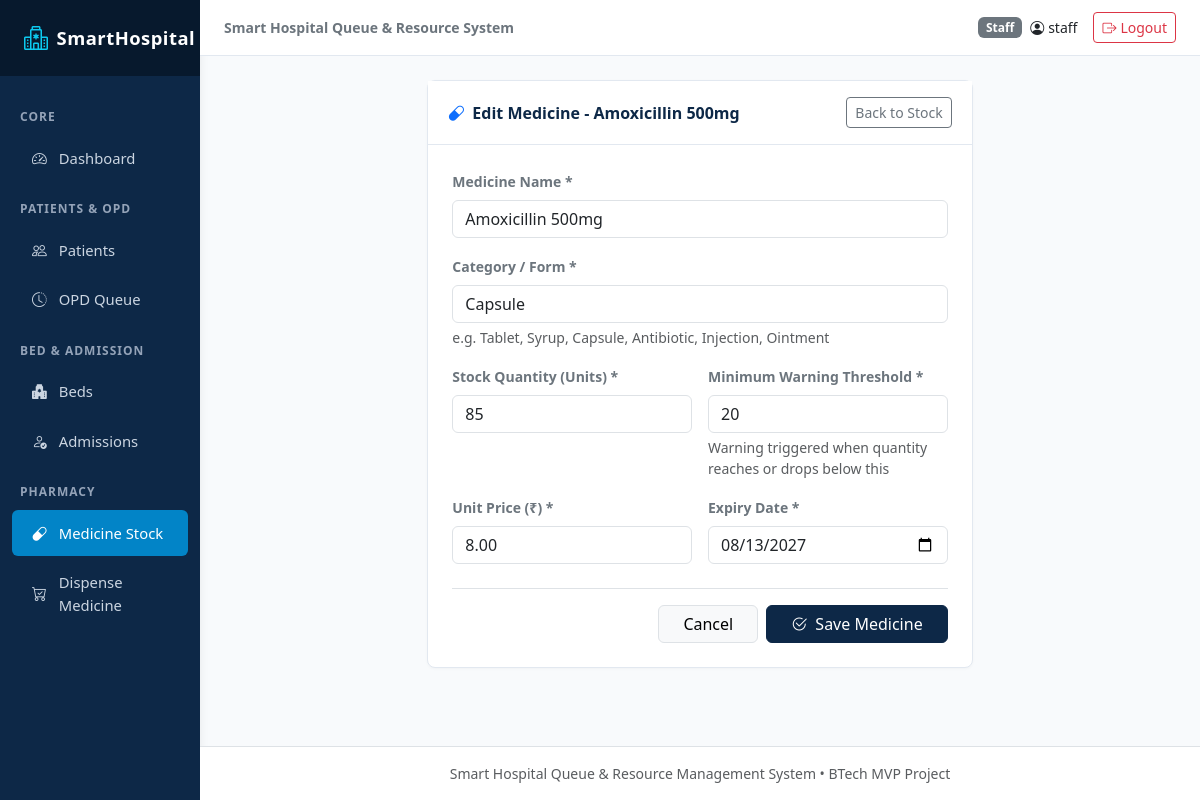
Screenshot of /medicines/2/edit/ (signed in) with the database file from the repository.
### hospital/models.py (models this page shows, shortened)
class Medicine(models.Model):
    name = models.CharField(max_length=150, unique=True)
    category = models.CharField(max_length=50)
    quantity = models.PositiveIntegerField(default=0)
    price = models.DecimalField(max_digits=10, decimal_places=2)
    expiry_date = models.DateField()
    minimum_stock = models.PositiveIntegerField(default=10)
    class Meta:
        ordering = ['name']

### hospital/views.py (the view)
# urls.py: path('medicines/<int:pk>/edit/', views.medicine_edit, name='medicine_edit'),
@login_required
def medicine_edit(request, pk):
    medicine = get_object_or_404(Medicine, pk=pk)
    if request.method == 'POST':
        form = MedicineForm(request.POST, instance=medicine)
        if form.is_valid():
            form.save()
            messages.success(request, f"Medicine '{medicine.name}' updated successfully!")
            return redirect('medicine_list')
    else:
        form = MedicineForm(instance=medicine)
    return render(request, 'medicines/form.html', {'form': form, 'title': f'Edit Medicine - {medicine.name}', 'medicine': medicine})

### hospital/forms.py
class MedicineForm(forms.ModelForm):
    class Meta:
        model = Medicine
        fields = ['name', 'category', 'quantity', 'price', 'expiry_date', 'minimum_stock']
        widgets = {
            'name': forms.TextInput(attrs={'class': 'form-control', 'placeholder': 'Medicine Name'}),
            'category': forms.TextInput(attrs={'class': 'form-control', 'placeholder': 'e.g. Tablet, Syrup, Antibiotic, Injection'}),
            'quantity': forms.NumberInput(attrs={'class': 'form-control', 'min': 0}),
            'price': forms.NumberInput(attrs={'class': 'form-control', 'step': '0.01', 'min': '0'}),
            'expiry_date': forms.DateInput(attrs={'class': 'form-control', 'type': 'date'}),
            'minimum_stock': forms.NumberInput(attrs={'class': 'form-control', 'min': 1}),
        }

### templates/medicines/form.html (shortened to what this page needs)
{% extends 'base.html' %}
{% block content %}
<div class="row justify-content-center">
  <div class="col-lg-7">
    <div class="card-clean">
      <div class="card-header d-flex justify-content-between align-items-center">
        <span class="fw-bold"><i class="bi bi-capsule me-2 text-primary"></i>{{ title }}</span>
        <a href="{% url 'medicine_list' %}" class="btn btn-sm btn-outline-secondary">Back to Stock</a>
      </div>
      <div class="card-body p-4">
        <form method="post" novalidate>
          <div class="mb-3">
            <label class="form-label fw-semibold small text-secondary">Medicine Name *</label>
            {{ form.name }}
          </div>
          <div class="mb-3">
            <label class="form-label fw-semibold small text-secondary">Category / Form *</label>
            {{ form.category }}
            <div class="form-text small">e.g. Tablet, Syrup, Capsule, Antibiotic, Injection, Ointment</div>
          </div>
          <div class="row g-3 mb-3">
            <div class="col-md-6">
              <label class="form-label fw-semibold small text-secondary">Stock Quantity (Units) *</label>
              {{ form.quantity }}
            </div>
            <div class="col-md-6">
              <label class="form-label fw-semibold small text-secondary">Minimum Warning Threshold *</label>
              {{ form.minimum_stock }}
              <div class="form-text small">Warning triggered when quantity reaches or drops below this</div>
            </div>
          </div>
          <div class="row g-3 mb-3">
            <div class="col-md-6">
              <label class="form-label fw-semibold small text-secondary">Unit Price (₹) *</label>
              {{ form.price }}
            </div>
            <div class="col-md-6">
              <label class="form-label fw-semibold small text-secondary">Expiry Date *</label>
              {{ form.expiry_date }}
            </div>
          </div>
          <div class="mt-4 pt-3 border-top d-flex justify-content-end gap-2">
            <a href="{% url 'medicine_list' %}" class="btn btn-light border px-4">Cancel</a>
            <button type="submit" class="btn btn-navy px-4">
              <i class="bi bi-check2-circle me-1"></i> Save Medicine
            </button>
          </div>
        </form>
      </div>
    </div>
  </div>
</div>
{% endblock %}

### templates/base.html (shortened to what this page needs)
{% load static %}
<!DOCTYPE html>
<html lang="en">
<head>
  <link href="https://cdn.jsdelivr.net/npm/bootstrap@5.3.3/dist/css/bootstrap.min.css" rel="stylesheet">
  <link href="https://cdn.jsdelivr.net/npm/bootstrap-icons@1.11.3/font/bootstrap-icons.min.css" rel="stylesheet">
  <link rel="stylesheet" href="{% static 'css/custom.css' %}">
</head>
<body>
<div class="container-fluid p-0">
  <div class="row g-0">
    <nav class="col-lg-2 col-md-3 d-none d-md-block sidebar">
      <div class="brand d-flex align-items-center gap-2">
        <i class="bi bi-hospital fs-4 text-info"></i>
        <span>SmartHospital</span>
      </div>
      <div class="py-3">
        <div class="nav-heading">Core</div>
        <a href="{% url 'dashboard' %}" class="nav-link {% if request.resolver_match.url_name == 'dashboard' %}active{% endif %}">
          <i class="bi bi-speedometer2"></i>
          <span>Dashboard</span>
        </a>
        <div class="nav-heading">Patients & OPD</div>
        <a href="{% url 'patient_list' %}" class="nav-link {% if 'patient' in request.resolver_match.url_name %}active{% endif %}">
          <i class="bi bi-people"></i>
          <span>Patients</span>
        </a>
        <a href="{% url 'opd_queue' %}" class="nav-link {% if 'opd' in request.resolver_match.url_name %}active{% endif %}">
          <i class="bi bi-clock-history"></i>
          <span>OPD Queue</span>
        </a>
        <div class="nav-heading">Bed & Admission</div>
        <a href="{% url 'bed_list' %}" class="nav-link {% if 'bed' in request.resolver_match.url_name %}active{% endif %}">
          <i class="bi bi-hospital-fill"></i>
          <span>Beds</span>
        </a>
        <a href="{% url 'admission_list' %}" class="nav-link {% if 'admission' in request.resolver_match.url_name %}active{% endif %}">
          <i class="bi bi-person-check"></i>
          <span>Admissions</span>
        </a>
        <div class="nav-heading">Pharmacy</div>
        <a href="{% url 'medicine_list' %}" class="nav-link {% if request.resolver_match.url_name in 'medicine_list medicine_add medicine_edit' %}active{% endif %}">
          <i class="bi bi-capsule"></i>
          <span>Medicine Stock</span>
        </a>
        <a href="{% url 'medicine_dispense' %}" class="nav-link {% if request.resolver_match.url_name == 'medicine_dispense' %}active{% endif %}">
          <i class="bi bi-cart-check"></i>
          <span>Dispense Medicine</span>
        </a>
      </div>
    </nav>
    <div class="col-lg-10 col-md-9 main-content">
      <header class="top-navbar d-flex justify-content-between align-items-center">
        <div class="d-flex align-items-center gap-3">
          <span class="fw-semibold text-secondary small d-none d-sm-inline">Smart Hospital Queue & Resource System</span>
        </div>
        <div class="d-flex align-items-center gap-3">
          {% if user.is_authenticated %}
            <div class="d-flex align-items-center gap-2">
              <span class="badge {% if user.is_superuser %}bg-primary{% else %}bg-secondary{% endif %}">
                {% if user.is_superuser %}Admin{% else %}Staff{% endif %}
              </span>
              <span class="fw-medium text-dark small"><i class="bi bi-person-circle me-1"></i>{{ user.username }}</span>
            </div>
            <a href="{% url 'logout' %}" class="btn btn-sm btn-outline-danger d-flex align-items-center gap-1">
              <i class="bi bi-box-arrow-right"></i>
              <span class="d-none d-sm-inline">Logout</span>
            </a>
          {% endif %}
        </div>
      </header>
      <main class="content-body">
        {% block content %}{% endblock %}
      </main>
      <footer class="text-center py-3 text-muted small border-top bg-white mt-auto">
        Smart Hospital Queue & Resource Management System &bull; BTech MVP Project
      </footer>
    </div>
  </div>
</div>
</body>
</html>

### static/css/custom.css (style rules this page uses)
:root { --navy-primary: #0d2847; --navy-dark: #07192d; --navy-light: #163d6b; --blue-accent: #0284c7; --blue-light-bg: #f0f7fd; --bg-page: #f8fafc; --text-dark: #1e293b; --text-muted: #64748b; --status-available: #16a34a; --status-occupied: #dc2626; --status-warning: #ea580c; --border-color: #e2e8f0; }
body { background-color: var(--bg-page); color: var(--text-dark); font-family: system-ui, -apple-system, "Segoe UI", Roboto, "Helvetica Neue", Arial, sans-serif; min-height: 100vh; }
.sidebar { background-color: var(--navy-primary); min-height: 100vh; box-shadow: 2px 0 8px rgba(0, 0, 0, 0.05); }
.sidebar .brand { padding: 1.25rem 1.5rem; background-color: var(--navy-dark); color: #ffffff; font-weight: 700; font-size: 1.15rem; letter-spacing: 0.5px; }
.sidebar .nav-link { color: #cbd5e1; padding: 0.75rem 1.25rem; font-size: 0.925rem; font-weight: 500; display: flex; align-items: center; gap: 0.75rem; border-radius: 6px; margin: 0.2rem 0.75rem; transition: all 0.2s ease; }
.sidebar .nav-link.active { color: #ffffff; background-color: var(--blue-accent); }
.sidebar .nav-heading { font-size: 0.75rem; text-transform: uppercase; letter-spacing: 1px; color: #94a3b8; padding: 1rem 1.25rem 0.35rem; font-weight: 600; }
.main-content { min-height: 100vh; display: flex; flex-direction: column; }
.top-navbar { background-color: #ffffff; border-bottom: 1px solid var(--border-color); padding: 0.75rem 1.5rem; }
.content-body { padding: 1.5rem; flex-grow: 1; }
.card-clean { background: #ffffff; border: 1px solid var(--border-color); border-radius: 8px; box-shadow: 0 1px 3px rgba(0, 0, 0, 0.03); margin-bottom: 1.5rem; }
.card-clean .card-header { background-color: #ffffff; border-bottom: 1px solid var(--border-color); padding: 1rem 1.25rem; font-weight: 600; color: var(--navy-primary); }
.btn-navy { background-color: var(--navy-primary); border-color: var(--navy-primary); color: #ffffff; }

### rows the page displays
Medicine: name "Amoxicillin 500mg", category "Capsule", quantity "85", minimum_stock "20", price "8.00", expiry_date "08/13/2027"

### other values shown
{{ user.username }} "staff"
{{ title }} "Edit Medicine - Amoxicillin 500mg"
